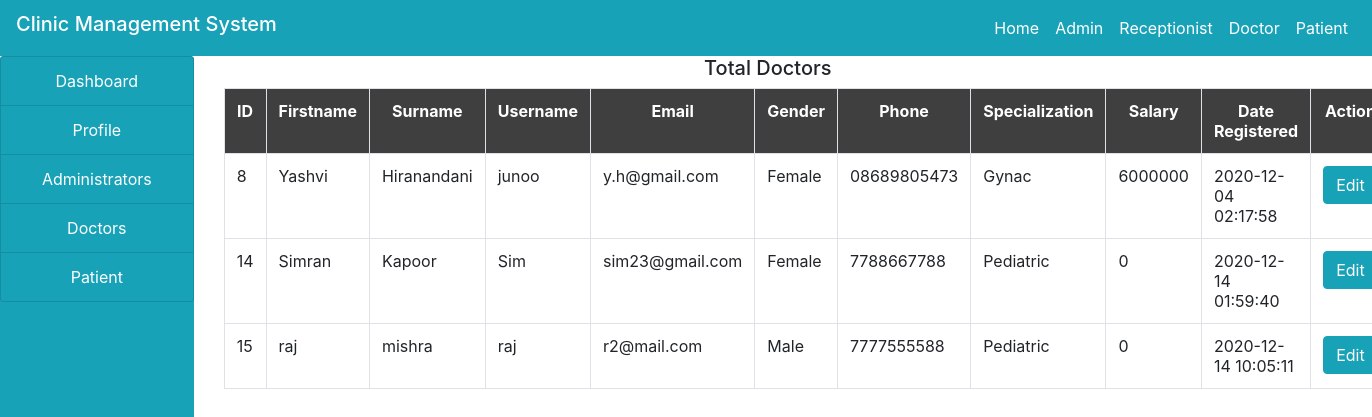
The page /admin/doctor.php on the database its author committed.
### tables this page shows
CREATE TABLE `doctors` (
  `id` int(100) NOT NULL,
  `firstname` varchar(100) NOT NULL,
  `surname` varchar(100) NOT NULL,
  `username` varchar(100) NOT NULL,
  `email` varchar(100) NOT NULL,
  `specialization` varchar(100) NOT NULL,
  `gender` varchar(100) NOT NULL,
  `phone` varchar(100) NOT NULL,
  `experience` int(100) NOT NULL,
  `password` varchar(100) NOT NULL,
  `salary` varchar(100) NOT NULL,
  `date_reg` varchar(100) NOT NULL,
  `status` varchar(100) NOT NULL,
  `profile` varchar(100) NOT NULL
);

### admin/doctor.php (the view, shortened to what this page needs)
<html>
<head>
</head>
<body>
<?php
include("../include/header.php");
include("../include/connection.php");
?>
<div class="container-fluid">
<div class="col-md-12">
<div class="row">
<div class="col-md-2" style="margin-left:-30px;">
<?php
include("sidenav.php");
?>
</div>
<div class="col-md-10">
<h5 class="text-center">Total Doctors</h5>
<?php
$query="SELECT * FROM doctors WHERE status='Approved' ORDER BY date_reg ASC";
$res=mysqli_query($connect,$query);
$output="";
$output .="
<table id='doc' class='table table-bordered'>
<tr>
<th>ID</th>
<th>Firstname</th>
<th>Surname</th>
<th>Username</th>
<th>Email</th>
<th>Gender</th>
<th>Phone</th>
<th>Specialization</th>
<th>Salary</th>
<th>Date Registered</th>
<th>Action</th>
</tr>
";
while($row=mysqli_fetch_array($res))
{
$output .= "
<tr>
<td>".$row['id']."</td>
<td>".$row['firstname']."</td>
<td>".$row['surname']."</td>
<td>".$row['username']."</td>
<td>".$row['email']."</td>
<td>".$row['gender']."</td>
<td>".$row['phone']."</td>
<td>".$row['specialization']."</td>
<td>".$row['salary']."</td>
<td>".$row['date_reg']."</td>
<td>
<a href='edit.php?id=".$row['id']."'>
<button class='btn btn-info' style='size:100px;'>Edit</button>
</a>
</td>
";
}
$output .="
</tr>
</table>
";
echo $output;
?>
</div>
</div>
</div>
</div>
</body>
</html>

### include/header.php (shortened to what this page needs)
<!DOCTYPE HTML>
<html>
<head>
    <link rel="stylesheet"  type="text/css" href="https://stackpath.bootstrapcdn.com/bootstrap/4.5.2/css/bootstrap.min.css">
    <link rel="stylesheet" type="text/css" href="https://stackpath.bootstrapcdn.com/font-awesome/4.7.0/css/font-awesome.min.css">
    <link rel="stylesheet" type="text/css" href="https://cdnjs.cloudflare.com/ajax/libs/font-awesome/5.15.1/css/all.min.css">
</head>
<body>
<nav class="navbar navbar-expand-xl navbar-info bg-info" style="width: 100%;">
   <h5 class="text-white">Clinic Management System</h5>
   <ul class="navbar-nav">
       <?php
             if (isset($_SESSION['admin']))
{
$user=$_SESSION['admin'];
echo' <li class="nav-item"><a href="#" class="nav-link text-white">'.$user.'</a></li>
       <li class="nav-item"><a href="logout.php" class="nav-link text-white">logout</a></li>';
}else if(isset($_SESSION['receptionist']))
{
$user=$_SESSION['receptionist'];
echo' <li class="nav-item"><a href="#" class="nav-link text-white">'.$user.'</a></li>
       <li class="nav-item"><a href="logout.php" class="nav-link text-white">logout</a></li>';
  }
else if(isset($_SESSION['doctor']))
{
$user=$_SESSION['doctor'];
echo' <li class="nav-item"><a href="#" class="nav-link text-white">'.$user.'</a></li>
       <li class="nav-item"><a href="logout.php" class="nav-link text-white">logout</a></li>';
  }else if(isset($_SESSION['patient']))
{
$user=$_SESSION['patient'];
echo' <li class="nav-item"><a href="#" class="nav-link text-white">'.$user.'</a></li>
       <li class="nav-item"><a href="logout.php" class="nav-link text-white">logout</a></li>';
  }
  else{
echo'
<li class="nav-item"><a href="index.php" class="nav-link text-white">Home</a></li>
<li class="nav-item"><a href="adminlogin.php" class="nav-link text-white">Admin</a></li>
<li class="nav-item"><a href="receplogin.php" class="nav-link text-white">Receptionist</a></li>
       <li class="nav-item"><a href="doctorlogin.php" class="nav-link text-white">Doctor</a></li>
       <li class="nav-item"><a href="patientlogin.php" class="nav-link text-white">Patient</a></li>';}
?>
</ul>
</nav>
</body>
</html>

### admin/sidenav.php (shortened to what this page needs)
<!DOCTYPE html>
<html>
<head>
</head>
<body>
				<div class="list-group bg-info" style="height: 90vh">
					<a href="index.php" class="list-group-item list-group-item-action bg-info text-center text-white">Dashboard</a>
					<a href="profile.php" class="list-group-item list-group-item-action bg-info text-center text-white">Profile</a>
					<a href="admin.php" class="list-group-item list-group-item-action bg-info text-center text-white">Administrators</a>
					<a href="doctor.php" class="list-group-item list-group-item-action bg-info text-center text-white">Doctors</a>
					<a href="patient.php" class="list-group-item list-group-item-action bg-info text-center text-white">Patient</a>
				</div>
</body>
</html>

### admin/doctor.php (style rules this page uses)
#doc th { padding-top: 12px; padding-bottom: 12px; text-align: center; background-color: #3f3f3f; color: white; }

### rows shown on the page
doctors: id "8", firstname "Yashvi", surname "Hiranandani", username "junoo", email "y.h@gmail.com", gender "Female", phone "08689805473", specialization "Gynac", salary "6000000", date_reg "2020-12-04 02:17:58"
doctors: id "14", firstname "Simran", surname "Kapoor", username "Sim", email "sim23@gmail.com", gender "Female", phone "7788667788", specialization "Pediatric", salary "0", date_reg "2020-12-14 01:59:40"
doctors: id "15", firstname "raj", surname "mishra", username "raj", email "r2@mail.com", gender "Male", phone "7777555588", specialization "Pediatric", salary "0", date_reg "2020-12-14 10:05:11"
